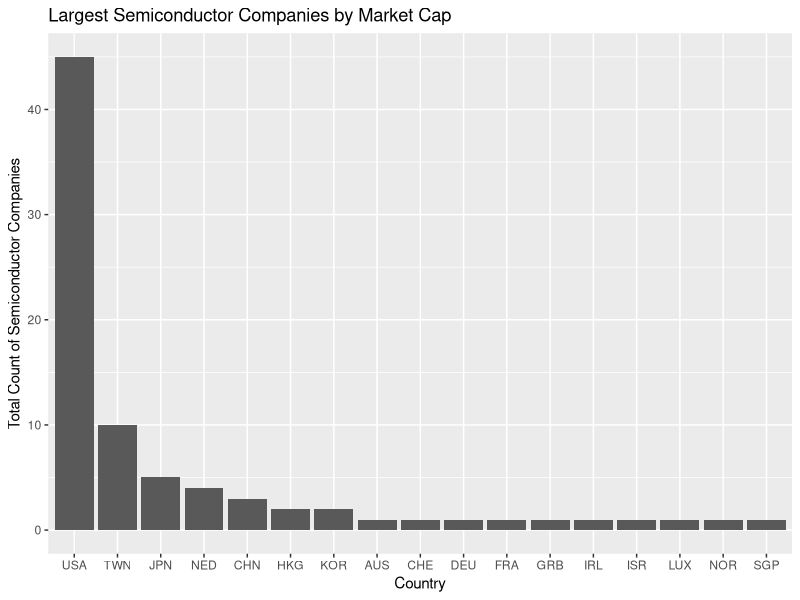

Reproduce this figure in R. (Note: this script raises an error after producing the figure.)
# author: bbaasan
# Date:
# version:
# Purpose: cleaning and extracting global fabs and foundries 


library(tidyverse)

# market cap for largest semiconductor companies
list.files('../raw_data/')

# world top eight foundries and its marketcap 
top_foundries <- read_csv('../raw_data/LargeCompaniesMarketCap.csv')[-1, ] %>% 
  rename(rank = 1, name = 2, symbol = 3, marketcap=4, price=5, country = 6) %>% 
  mutate(CountryCode = country) %>% 
  mutate(CountryCode = ifelse(CountryCode == 'United States', 'USA', CountryCode)) %>% 
  mutate(CountryCode = ifelse(CountryCode == 'Taiwan', 'TWN', CountryCode)) %>% 
  mutate(CountryCode = ifelse(CountryCode == 'South Korea', 'KOR', CountryCode)) %>% 
  mutate(CountryCode = ifelse(CountryCode == 'Netherlands', 'NED', CountryCode)) %>% 
  mutate(CountryCode = ifelse(CountryCode == 'Japan', 'JPN', CountryCode)) %>% 
  mutate(CountryCode = ifelse(CountryCode == 'Germany', 'DEU', CountryCode)) %>%
  mutate(CountryCode = ifelse(CountryCode == 'Switzerland', 'CHE', CountryCode)) %>%
  mutate(CountryCode = ifelse(CountryCode == 'China', 'CHN', CountryCode)) %>%
  mutate(CountryCode = ifelse(CountryCode == 'Germany', 'DEU', CountryCode)) %>%
  mutate(CountryCode = ifelse(CountryCode == 'France', 'FRA', CountryCode)) %>%
  mutate(CountryCode = ifelse(CountryCode == 'Hong Kong', 'HKG', CountryCode)) %>%
  mutate(CountryCode = ifelse(CountryCode == 'Norway', 'NOR', CountryCode)) %>%
  mutate(CountryCode = ifelse(CountryCode == 'Singapore', 'SGP', CountryCode)) %>%
  mutate(CountryCode = ifelse(CountryCode == 'United Kingdom', 'GRB', CountryCode)) %>%
  mutate(CountryCode = ifelse(CountryCode == 'Australia', 'AUS', CountryCode)) %>%
  mutate(CountryCode = ifelse(CountryCode == 'Ireland', 'IRL', CountryCode)) %>%
  mutate(CountryCode = ifelse(CountryCode == 'Israel', 'ISR', CountryCode)) %>%
  mutate(CountryCode = ifelse(CountryCode == 'Luxembourg', 'LUX', CountryCode)) 


top_foundries_dist <- top_foundries %>% 
  mutate(marketcap = as.numeric(marketcap)) %>% 
  mutate(price = as.numeric(price)) %>% 
  count(CountryCode) %>% 
  arrange(desc(n)) %>% 
  ggplot(aes(x=reorder(CountryCode, -n), y = n)) +
  geom_bar(stat='identity')+
  labs(title = 'Largest Semiconductor Companies by Market Cap')+
  xlab('Country') + ylab('Total Count of Semiconductor Companies')

#final <- 
updated_main <- year2017 %>% 
  mutate(type = CountryCode) %>% 
  #select(-c(CountryName, CountryCode)) %>% 
  mutate(type = ifelse(type %in% c('CHN', 'TWN', 'KOR'), 'fab', 'foundry')) %>% 
  mutate(type = as.factor(type)) 

companies_cap <- top_foundries %>% 
  mutate(marketcap = as.numeric(marketcap)) %>% 
  group_by(CountryCode) %>% 
  summarise(cap = sum(marketcap))

num_companies <- top_foundries %>% 
  mutate(marketcap = as.numeric(marketcap)) %>% 
  mutate(price = as.numeric(price)) %>% 
  count(CountryCode)

final <- updated_main %>% 
  full_join(companies_cap, by = 'CountryCode') %>% 
  full_join(num_companies, by='CountryCode') %>% 
  rename(num_firms = n)

